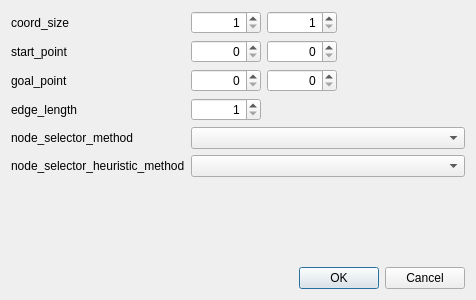
<?xml version="1.0" encoding="UTF-8"?>
<ui version="4.0">
 <class>SettingsDialog</class>
 <widget class="QDialog" name="SettingsDialog">
  <property name="geometry">
   <rect>
    <x>0</x>
    <y>0</y>
    <width>476</width>
    <height>300</height>
   </rect>
  </property>
  <property name="windowTitle">
   <string>Settings</string>
  </property>
  <layout class="QVBoxLayout" name="verticalLayout">
   <item>
    <layout class="QFormLayout" name="formLayout">
     <item row="0" column="0">
      <widget class="QLabel" name="label">
       <property name="text">
        <string>coord_size</string>
       </property>
      </widget>
     </item>
     <item row="0" column="1">
      <layout class="QHBoxLayout" name="horizontalLayout_2">
       <item>
        <widget class="QSpinBox" name="x_coord_size">
         <property name="sizePolicy">
          <sizepolicy hsizetype="Fixed" vsizetype="Fixed">
           <horstretch>0</horstretch>
           <verstretch>0</verstretch>
          </sizepolicy>
         </property>
         <property name="minimumSize">
          <size>
           <width>70</width>
           <height>0</height>
          </size>
         </property>
         <property name="alignment">
          <set>Qt::AlignRight|Qt::AlignTrailing|Qt::AlignVCenter</set>
         </property>
         <property name="minimum">
          <number>1</number>
         </property>
         <property name="maximum">
          <number>9999</number>
         </property>
        </widget>
       </item>
       <item>
        <widget class="QSpinBox" name="y_coord_size">
         <property name="sizePolicy">
          <sizepolicy hsizetype="Fixed" vsizetype="Fixed">
           <horstretch>0</horstretch>
           <verstretch>0</verstretch>
          </sizepolicy>
         </property>
         <property name="minimumSize">
          <size>
           <width>70</width>
           <height>0</height>
          </size>
         </property>
         <property name="alignment">
          <set>Qt::AlignRight|Qt::AlignTrailing|Qt::AlignVCenter</set>
         </property>
         <property name="minimum">
          <number>1</number>
         </property>
         <property name="maximum">
          <number>9999</number>
         </property>
        </widget>
       </item>
      </layout>
     </item>
     <item row="1" column="0">
      <widget class="QLabel" name="label_3">
       <property name="text">
        <string>start_point</string>
       </property>
      </widget>
     </item>
     <item row="1" column="1">
      <layout class="QHBoxLayout" name="horizontalLayout_1">
       <item>
        <widget class="QSpinBox" name="start_point_x">
         <property name="sizePolicy">
          <sizepolicy hsizetype="Fixed" vsizetype="Fixed">
           <horstretch>0</horstretch>
           <verstretch>0</verstretch>
          </sizepolicy>
         </property>
         <property name="minimumSize">
          <size>
           <width>70</width>
           <height>0</height>
          </size>
         </property>
         <property name="alignment">
          <set>Qt::AlignRight|Qt::AlignTrailing|Qt::AlignVCenter</set>
         </property>
         <property name="maximum">
          <number>9998</number>
         </property>
        </widget>
       </item>
       <item>
        <widget class="QSpinBox" name="start_point_y">
         <property name="sizePolicy">
          <sizepolicy hsizetype="Fixed" vsizetype="Fixed">
           <horstretch>0</horstretch>
           <verstretch>0</verstretch>
          </sizepolicy>
         </property>
         <property name="minimumSize">
          <size>
           <width>70</width>
           <height>0</height>
          </size>
         </property>
         <property name="alignment">
          <set>Qt::AlignRight|Qt::AlignTrailing|Qt::AlignVCenter</set>
         </property>
         <property name="maximum">
          <number>9998</number>
         </property>
        </widget>
       </item>
      </layout>
     </item>
     <item row="2" column="0">
      <widget class="QLabel" name="label_4">
       <property name="text">
        <string>goal_point</string>
       </property>
      </widget>
     </item>
     <item row="2" column="1">
      <layout class="QHBoxLayout" name="horizontalLayout">
       <item>
        <widget class="QSpinBox" name="goal_point_x">
         <property name="sizePolicy">
          <sizepolicy hsizetype="Fixed" vsizetype="Fixed">
           <horstretch>0</horstretch>
           <verstretch>0</verstretch>
          </sizepolicy>
         </property>
         <property name="minimumSize">
          <size>
           <width>70</width>
           <height>0</height>
          </size>
         </property>
         <property name="alignment">
          <set>Qt::AlignRight|Qt::AlignTrailing|Qt::AlignVCenter</set>
         </property>
         <property name="maximum">
          <number>9998</number>
         </property>
        </widget>
       </item>
       <item>
        <widget class="QSpinBox" name="goal_point_y">
         <property name="sizePolicy">
          <sizepolicy hsizetype="Fixed" vsizetype="Fixed">
           <horstretch>0</horstretch>
           <verstretch>0</verstretch>
          </sizepolicy>
         </property>
         <property name="minimumSize">
          <size>
           <width>70</width>
           <height>0</height>
          </size>
         </property>
         <property name="alignment">
          <set>Qt::AlignRight|Qt::AlignTrailing|Qt::AlignVCenter</set>
         </property>
         <property name="maximum">
          <number>9998</number>
         </property>
        </widget>
       </item>
      </layout>
     </item>
     <item row="4" column="0">
      <widget class="QLabel" name="label_5">
       <property name="text">
        <string>node_selector_method</string>
       </property>
      </widget>
     </item>
     <item row="4" column="1">
      <widget class="QComboBox" name="node_selector_method"/>
     </item>
     <item row="5" column="0">
      <widget class="QLabel" name="label_2">
       <property name="text">
        <string>node_selector_heuristic_method</string>
       </property>
      </widget>
     </item>
     <item row="5" column="1">
      <widget class="QComboBox" name="node_selector_heuristic_method"/>
     </item>
     <item row="3" column="0">
      <widget class="QLabel" name="label_6">
       <property name="text">
        <string>edge_length</string>
       </property>
      </widget>
     </item>
     <item row="3" column="1">
      <widget class="QSpinBox" name="edge_length">
       <property name="sizePolicy">
        <sizepolicy hsizetype="Fixed" vsizetype="Fixed">
         <horstretch>0</horstretch>
         <verstretch>0</verstretch>
        </sizepolicy>
       </property>
       <property name="minimumSize">
        <size>
         <width>70</width>
         <height>0</height>
        </size>
       </property>
       <property name="alignment">
        <set>Qt::AlignRight|Qt::AlignTrailing|Qt::AlignVCenter</set>
       </property>
       <property name="minimum">
        <number>1</number>
       </property>
       <property name="maximum">
        <number>9999</number>
       </property>
      </widget>
     </item>
    </layout>
   </item>
   <item>
    <widget class="QDialogButtonBox" name="buttonBox">
     <property name="orientation">
      <enum>Qt::Horizontal</enum>
     </property>
     <property name="standardButtons">
      <set>QDialogButtonBox::Cancel|QDialogButtonBox::Ok</set>
     </property>
    </widget>
   </item>
  </layout>
 </widget>
 <resources/>
 <connections>
  <connection>
   <sender>buttonBox</sender>
   <signal>accepted()</signal>
   <receiver>SettingsDialog</receiver>
   <slot>accept()</slot>
   <hints>
    <hint type="sourcelabel">
     <x>248</x>
     <y>254</y>
    </hint>
    <hint type="destinationlabel">
     <x>157</x>
     <y>274</y>
    </hint>
   </hints>
  </connection>
  <connection>
   <sender>buttonBox</sender>
   <signal>rejected()</signal>
   <receiver>SettingsDialog</receiver>
   <slot>reject()</slot>
   <hints>
    <hint type="sourcelabel">
     <x>316</x>
     <y>260</y>
    </hint>
    <hint type="destinationlabel">
     <x>286</x>
     <y>274</y>
    </hint>
   </hints>
  </connection>
 </connections>
</ui>
